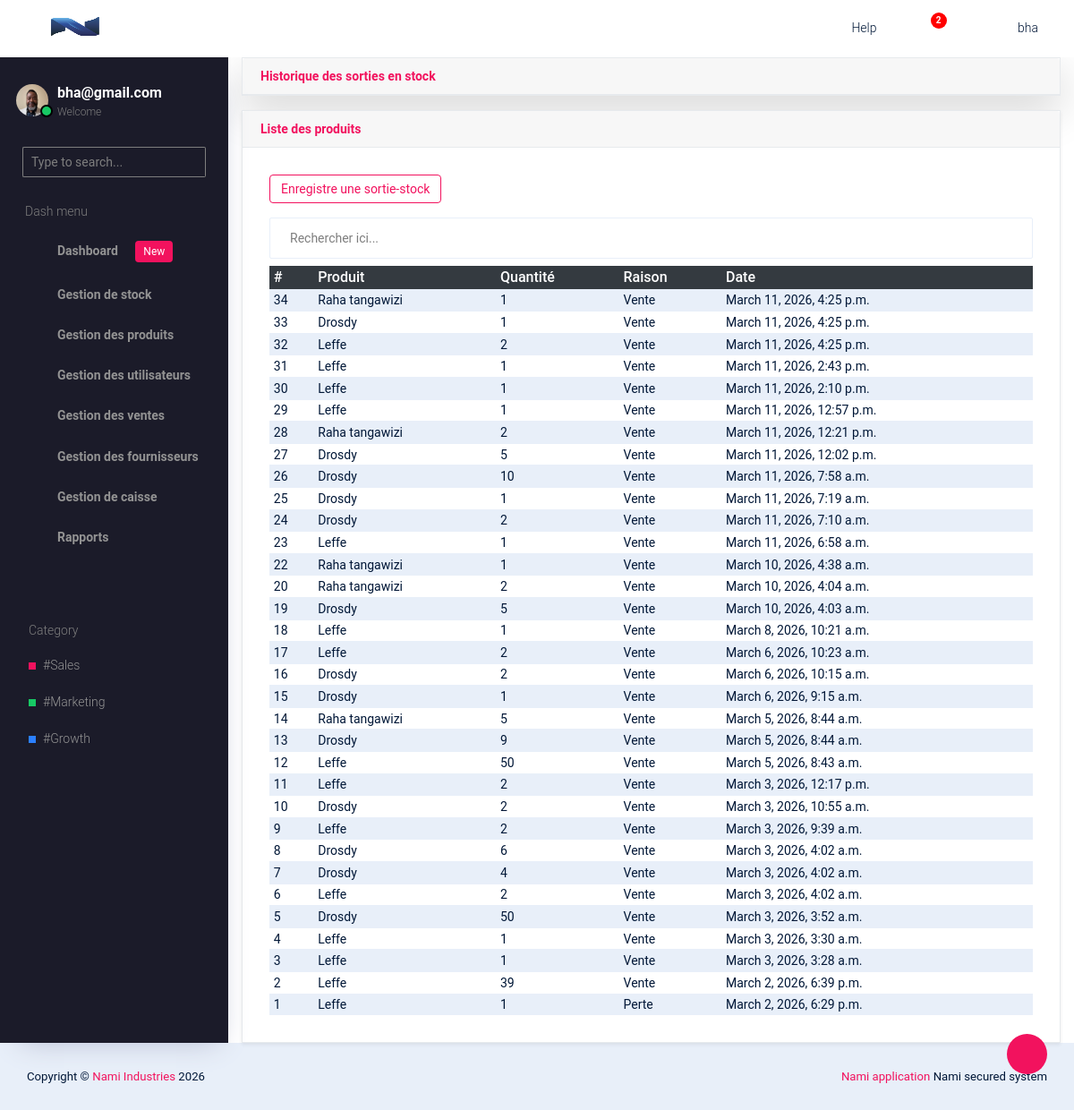
Screenshot of /main/historique-sortie-stock/ (signed in) with the database file from the repository.
### companie/models.py (models this page shows, shortened)
class Company(models.Model):
    BUSINESS_TYPES = (
        ('etablissement', 'Etablissement'),
        ('societe', 'Societe'),
    )
    ESTABLISHMENT_TYPES = (
        ('pme', 'PME'),
        ('ipme', 'IPME'),
        ('ecs', 'Entreprise en commandite simple'),
    )
    COMPANY_TYPES = (
        ('sa', 'Societe par actions'),
        ('sarl', 'Societe a responsabilite limitee'),
        ('personnes', 'Societe de personnes'),
    )
    CURRENCY_CHOICES = (
        ('BIF', 'Franc Burundais (BIF)'),
        ('USD', 'Dollar Americain (USD)'),
        ('EUR', 'Euro (EUR)'),
        ('CDF', 'Franc Congolais (CDF)'),
    )
    name = models.CharField(max_length=200)
    owner_name = models.CharField(max_length=200)
    business_type = models.CharField(max_length=20, choices=BUSINESS_TYPES)
    sub_type = models.CharField(max_length=50, blank=True)
    registration_number = models.CharField(max_length=150)
    country = CountryField()
    province = models.CharField(max_length=100)
    email = models.EmailField()
    phone = models.CharField(max_length=30)
    address = models.CharField(max_length=255, blank=True, null=True)
    website = models.URLField(blank=True, null=True)
    currency = models.CharField(
        max_length=10,
        choices=CURRENCY_CHOICES,
        default='CDF'
    )
    tva = models.DecimalField(max_digits=12, decimal_places=2, default=Decimal("0.00"))
    logo = models.ImageField(
        upload_to='company_logo/',
        blank=True,
        null=True
    )
    created_at = models.DateTimeField(auto_now_add=True)

### account/models.py (models this page shows, shortened)
class Profile(models.Model):
    user = models.OneToOneField(User, on_delete=models.CASCADE)
    photo = models.ImageField(upload_to="profiles/", blank=True, null=True)

### stock/models.py (models this page shows, shortened)
class StockExit(models.Model):
    EXIT_REASON = [
        ('sale', 'Vente'),
        ('loss', 'Perte'),
        ('damage', 'Produit endommagé'),
        ('adjustment', 'Ajustement'),
    ]
    product = models.ForeignKey(Product, on_delete=models.CASCADE)
    quantity = models.PositiveIntegerField()
    date = models.DateTimeField(default=timezone.now)
    reason = models.CharField(max_length=20, choices=EXIT_REASON)
    performed_by = models.ForeignKey(User, on_delete=models.SET_NULL, null=True)

### product/models.py (models this page shows, shortened)
class Product(models.Model):
    MANAGEMENT_METHODE_TYPE = [
        ('FIFO','FIFO'),
        ('LIFO','LIFO'),
    ]
    category = models.ForeignKey(
        CategoryProduct,
        on_delete=models.SET_NULL,
        null=True,
        blank=True,
        related_name="products"
    )
    name = models.CharField(max_length=200)
    perishable = models.BooleanField(default=False)
    expiration_date = models.DateField(null=True, blank=True)
    management_method = models.CharField(max_length=10, choices=MANAGEMENT_METHODE_TYPE, default='FIFO')
    created_at = models.DateTimeField(auto_now_add=True)
    purchase_price = models.DecimalField(max_digits=15, decimal_places=2, null=True, blank=True)
    selling_price = models.DecimalField(max_digits=15, decimal_places=2, null=True, blank=True)
    minimum_stock = models.IntegerField(default=5)

### core/views.py (the view)
# urls.py: path('historique-sortie-stock/', views.stock_exit_list, name='stock_exit_list'),
@login_required
@role_required("Admin","Gestionnaire_stock")
def stock_exit_list(request):
    template = loader.get_template('stock/exit_list.html')
    exits = StockExit.objects.all().order_by('-date')
    context = {
        'exits':exits
    }
    return HttpResponse(template.render(context, request))

### core/context_processors.py (called while the page is built)
def company_info(request):
	company = Company.objects.first()
	return {
		'company':company
	}

### core/templates/stock/exit_list.html (shortened to what this page needs)
{% extends 'base.html' %}
{% load static %}
{% block content %}
{% load humanize %}
  <div class="container-fluid main-panel">
    <div class='card shadow-lg mb-3'>
      <div class="card-header d-flex justify-content-between m-0 font-weight-bold text-primary">
        Historique des sorties en stock
      </div>
    </div>
    <div class="card shadow-sm">
        <div class="card-header m-0 font-weight-bold text-primary">
          Liste des produits
        </div>
        <div class="card-body">
          <a href="{% url 'stock_exit_create' %}" class="btn btn-outline-primary mb-3 btn-sm">
            Enregistre une sortie-stock
          </a>
          <div class="input-group">
              <input type="text" id="searchInput" class="form-control mb-2 " placeholder="Rechercher ici...">
          </div>
          <div class='table-responsive'>
          <table class="table table-sm table-striped">
              <thead class="table-dark">
                <tr>
                    <th>#</th>
                    <th>Produit</th>
                    <th>Quantité</th>
                    <th>Raison</th>
                    <th>Date</th>
                </tr>
              </thead>
              <tbody>
                {% for exit in exits %}
                    <tr>
                        <td>{{ exit.id }}</td>
                        <td>{{ exit.product.name }}</td>
                        <td>{{ exit.quantity }}</td>
                        <td>{{ exit.get_reason_display }}</td>
                        <td>{{ exit.date }}</td>
                    </tr>
                    {% empty %}
                    <tr>
                        <td colspan="6" class="text-center">
                            Aucune sortie enregistrée
                        </td>
                    </tr>
                    {% endfor %}
              </tbody>
          </table>
        </div>
      </div>
    </div>
  </div>
{% endblock %}

### core/templates/base.html (shortened to what this page needs)
{% load static %}
<!DOCTYPE html>
<html lang="en">
  <head>
    <link rel="stylesheet" href="{% static 'vendors/typicons.font/font/typicons.css' %}">
    <link rel="stylesheet" href="{% static 'vendors/css/vendor.bundle.base.css' %}">
    <link rel="stylesheet" href="{% static 'css/vertical-layout-light/style.css' %}">
  </head>
  <body>
    <div class="container-scroller">
      <nav class="navbar col-lg-12 col-12 p-0 fixed-top d-flex flex-row">
        <div class="text-center navbar-brand-wrapper d-flex align-items-center justify-content-center">
          <a class="navbar-brand brand-logo" href="{% url 'dashboard:admin_dashboard' %}">
            {% if company and company.logo %}
            <img src="{{ company.logo.url }}" class="img-fluid" alt="logo"/>
            {% else %}
            <img src="{% static 'images/logo-mini.svg' %}" alt="logo"/>
            {% endif %}
          </a>
          <button class="navbar-toggler navbar-toggler align-self-center d-none d-lg-flex" type="button" data-toggle="minimize">
            <span class="typcn typcn-th-menu"></span>
          </button>
        </div>
        <div class="navbar-menu-wrapper d-flex align-items-center justify-content-end">
          <ul class="navbar-nav navbar-nav-right">
            <li class="nav-item d-none d-lg-flex  mr-2">
              <a class="nav-link" href="#">
                Help
              </a>
            </li>
            <li class="nav-item dropdown  d-flex">
              <a class="nav-link count-indicator dropdown-toggle d-flex align-items-center justify-content-center" id="notificationDropdown" href="#" data-toggle="dropdown">
                <i class="typcn typcn-bell mr-0"></i>
                <span class="count bg-danger">2</span>
              </a>
            </li>
            <li class="nav-item nav-profile dropdown">
              {% if user.is_authenticated %}
              <a class="nav-link dropdown-toggle  pl-0 pr-0" href="#" data-toggle="dropdown" id="profileDropdown">
                <i class="typcn typcn-user-outline mr-0"></i>
                <span class="nav-profile-name">{{ user.username }}</span>
              </a>
              {% endif %}
            </li>
          </ul>
        </div>
      </nav>
      <div class="container-fluid page-body-wrapper">
        <div class="theme-setting-wrapper">
          <div id="settings-trigger"><i class="typcn typcn-cog-outline"></i></div>
        </div>
        <nav class="sidebar sidebar-offcanvas" id="sidebar">
        <ul class="nav">
          <li class="nav-item">
            <div class="d-flex sidebar-profile">
              {% if user.is_authenticated %}
                {% if request.user.profile.photo %}
                  <div class="sidebar-profile-image">
                    <img src="{{ request.user.profile.photo.url }}" alt="image">
                    <span class="sidebar-status-indicator"></span>
                  </div>
                {% endif %}
              <div class="sidebar-profile-name">
                <p class="sidebar-name">
                  {{ user.email }}
                </p>
                <p class="sidebar-designation">
                  Welcome
                </p>
              </div>
              {% endif %}
            </div>
            <div class="nav-search">
              <div class="input-group">
                <input type="text" class="form-control" placeholder="Type to search..." aria-label="search" aria-describedby="search">
                <div class="input-group-append">
                  <span class="input-group-text" id="search">
                    <i class="typcn typcn-zoom"></i>
                  </span>
                </div>
              </div>
            </div>
            <p class="sidebar-menu-title">Dash menu</p>
          </li>
          {% for group in request.user.groups.all %}
            {% if group.name == "Admin" or group.name == "Caisse" or group.name == "Gestionnaire_stock" %}
            <li class="nav-item">
              <a class="nav-link" href="{% url 'dashboard:admin_dashboard' %}">
                <i class="typcn typcn-device-desktop menu-icon"></i>
                <span class="menu-title">Dashboard <span class="badge badge-primary ml-3">New</span></span>
              </a>
            </li>
            {% endif %}
            {% if group.name == "Admin" or group.name == "Gestionnaire_stock" %}
            <li class="nav-item">
              <a class="nav-link" data-toggle="collapse" href="#ui-basic" aria-expanded="false" aria-controls="ui-basic">
                <i class="typcn typcn-briefcase menu-icon"></i>
                <span class="menu-title">Gestion de stock</span>
                <i class="typcn typcn-chevron-right menu-arrow"></i>
              </a>
            </li>
          {% endif %}
          {% if group.name == "Admin" or group.name == "Gestionnaire_stock" %}
          <li class="nav-item">
            <a class="nav-link" data-toggle="collapse" href="#form-elements" aria-expanded="false" aria-controls="form-elements">
              <i class="typcn typcn-film menu-icon"></i>
              <span class="menu-title">Gestion des produits</span>
              <i class="menu-arrow"></i>
            </a>
          </li>
          {% endif %}
          {% if group.name == "Admin" %}
          <li class="nav-item">
            <a class="nav-link" data-toggle="collapse" href="#charts" aria-expanded="false" aria-controls="charts">
              <i class="typcn typcn-chart-pie-outline menu-icon"></i>
              <span class="menu-title">Gestion des utilisateurs</span>
              <i class="menu-arrow"></i>
            </a>
          </li>
          {% endif %}
          {% if group.name == "Admin" or group.name == "Caisse" %}
          <li class="nav-item">
            <a class="nav-link" data-toggle="collapse" href="#tables" aria-expanded="false" aria-controls="tables">
              <i class="typcn typcn-th-small-outline menu-icon"></i>
              <span class="menu-title">Gestion des ventes</span>
              <i class="menu-arrow"></i>
            </a>
          </li>
          {% endif %}
          {% if group.name == "Admin" %}
          <li class="nav-item">
            <a class="nav-link" data-toggle="collapse" href="#auth" aria-expanded="false" aria-controls="auth">
              <i class="typcn typcn-user-add-outline menu-icon"></i>
              <span class="menu-title">Gestion des fournisseurs</span>
              <i class="menu-arrow"></i>
            </a>
          </li>
          {% endif %}
          {% if group.name == "Admin" or group.name == "Caisse" %}
          <li class="nav-item">
            <a class="nav-link" data-toggle="collapse" href="#error" aria-expanded="false" aria-controls="error">
              <i class="typcn typcn-globe-outline menu-icon"></i>
              <span class="menu-title">Gestion de caisse</span>
              <i class="menu-arrow"></i>
            </a>
          </li>
          {% endif %}
          {% if group.name == "Admin" %}
          <li class="nav-item">
            <a class="nav-link" data-toggle="collapse" href="#rapport" aria-expanded="false" aria-controls="rapport">
              <i class="typcn typcn-document-text menu-icon"></i>
              <span class="menu-title">Rapports</span>
              <i class="menu-arrow"></i>
            </a>
          </li>
          {% endif %}
          {% endfor %}
        </ul>
        <ul class="sidebar-legend">
          <li>
            <p class="sidebar-menu-title">Category</p>
          </li>
          <li class="nav-item"><a href="#" class="nav-link">#Sales</a></li>
          <li class="nav-item"><a href="#" class="nav-link">#Marketing</a></li>
          <li class="nav-item"><a href="#" class="nav-link">#Growth</a></li>
        </ul>
      </nav>
        {% block content %}{% endblock %}
    </div>
  </body>
  <footer class="footer">
  <div class="d-sm-flex justify-content-center justify-content-sm-between">
    <span class="text-center text-sm-left d-block d-sm-inline-block">Copyright © <a href="https://" target="_blank">Nami Industries</a> 2026</span>
    <span class="float-none float-sm-right d-block mt-1 mt-sm-0 text-center"><a href="https://" target="_blank">Nami application </a>Nami secured system</span>
  </div>
</footer>
</html>

### rows the page displays
Company: logo (picture)
StockExit: id "34", product.name "Raha tangawizi", quantity "1", reason "Vente", date "March 11, 2026, 4:25 p.m."
StockExit: id "33", product.name "Drosdy", quantity "1", reason "Vente", date "March 11, 2026, 4:25 p.m."
StockExit: id "32", product.name "Leffe", quantity "2", reason "Vente", date "March 11, 2026, 4:25 p.m."
StockExit: id "31", product.name "Leffe", quantity "1", reason "Vente", date "March 11, 2026, 2:43 p.m."
StockExit: id "30", product.name "Leffe", quantity "1", reason "Vente", date "March 11, 2026, 2:10 p.m."
StockExit: id "29", product.name "Leffe", quantity "1", reason "Vente", date "March 11, 2026, 12:57 p.m."
StockExit: id "28", product.name "Raha tangawizi", quantity "2", reason "Vente", date "March 11, 2026, 12:21 p.m."
StockExit: id "27", product.name "Drosdy", quantity "5", reason "Vente", date "March 11, 2026, 12:02 p.m."
StockExit: id "26", product.name "Drosdy", quantity "10", reason "Vente", date "March 11, 2026, 7:58 a.m."
StockExit: id "25", product.name "Drosdy", quantity "1", reason "Vente", date "March 11, 2026, 7:19 a.m."
StockExit: id "24", product.name "Drosdy", quantity "2", reason "Vente", date "March 11, 2026, 7:10 a.m."
StockExit: id "23", product.name "Leffe", quantity "1", reason "Vente", date "March 11, 2026, 6:58 a.m."
StockExit: id "22", product.name "Raha tangawizi", quantity "1", reason "Vente", date "March 10, 2026, 4:38 a.m."
StockExit: id "20", product.name "Raha tangawizi", quantity "2", reason "Vente", date "March 10, 2026, 4:04 a.m."
StockExit: id "19", product.name "Drosdy", quantity "5", reason "Vente", date "March 10, 2026, 4:03 a.m."
StockExit: id "18", product.name "Leffe", quantity "1", reason "Vente", date "March 8, 2026, 10:21 a.m."
StockExit: id "17", product.name "Leffe", quantity "2", reason "Vente", date "March 6, 2026, 10:23 a.m."
StockExit: id "16", product.name "Drosdy", quantity "2", reason "Vente", date "March 6, 2026, 10:15 a.m."
StockExit: id "15", product.name "Drosdy", quantity "1", reason "Vente", date "March 6, 2026, 9:15 a.m."
StockExit: id "14", product.name "Raha tangawizi", quantity "5", reason "Vente", date "March 5, 2026, 8:44 a.m."
StockExit: id "13", product.name "Drosdy", quantity "9", reason "Vente", date "March 5, 2026, 8:44 a.m."
StockExit: id "12", product.name "Leffe", quantity "50", reason "Vente", date "March 5, 2026, 8:43 a.m."
StockExit: id "11", product.name "Leffe", quantity "2", reason "Vente", date "March 3, 2026, 12:17 p.m."
StockExit: id "10", product.name "Drosdy", quantity "2", reason "Vente", date "March 3, 2026, 10:55 a.m."
StockExit: id "9", product.name "Leffe", quantity "2", reason "Vente", date "March 3, 2026, 9:39 a.m."
StockExit: id "8", product.name "Drosdy", quantity "6", reason "Vente", date "March 3, 2026, 4:02 a.m."
StockExit: id "7", product.name "Drosdy", quantity "4", reason "Vente", date "March 3, 2026, 4:02 a.m."
StockExit: id "6", product.name "Leffe", quantity "2", reason "Vente", date "March 3, 2026, 4:02 a.m."
StockExit: id "5", product.name "Drosdy", quantity "50", reason "Vente", date "March 3, 2026, 3:52 a.m."
StockExit: id "4", product.name "Leffe", quantity "1", reason "Vente", date "March 3, 2026, 3:30 a.m."
StockExit: id "3", product.name "Leffe", quantity "1", reason "Vente", date "March 3, 2026, 3:28 a.m."
StockExit: id "2", product.name "Leffe", quantity "39", reason "Vente", date "March 2, 2026, 6:39 p.m."
StockExit: id "1", product.name "Leffe", quantity "1", reason "Perte", date "March 2, 2026, 6:29 p.m."

### other values shown
{{ user.username }} "bha"
{{ user.email }} "bha@gmail.com"
